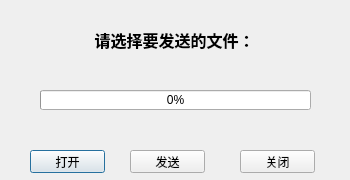
<?xml version="1.0" encoding="UTF-8"?>
<ui version="4.0">
 <class>TcpServer</class>
 <widget class="QDialog" name="TcpServer">
  <property name="geometry">
   <rect>
    <x>0</x>
    <y>0</y>
    <width>350</width>
    <height>180</height>
   </rect>
  </property>
  <property name="windowTitle">
   <string>发送端</string>
  </property>
  <widget class="QLabel" name="serverStatuslabel">
   <property name="geometry">
    <rect>
     <x>19</x>
     <y>9</y>
     <width>311</width>
     <height>61</height>
    </rect>
   </property>
   <property name="font">
    <font>
     <family>Agency FB</family>
     <pointsize>12</pointsize>
     <weight>75</weight>
     <bold>true</bold>
    </font>
   </property>
   <property name="text">
    <string>请选择要发送的文件：</string>
   </property>
   <property name="alignment">
    <set>Qt::AlignCenter</set>
   </property>
  </widget>
  <widget class="QProgressBar" name="progressBar">
   <property name="geometry">
    <rect>
     <x>40</x>
     <y>90</y>
     <width>271</width>
     <height>20</height>
    </rect>
   </property>
   <property name="value">
    <number>0</number>
   </property>
   <property name="alignment">
    <set>Qt::AlignCenter</set>
   </property>
  </widget>
  <widget class="QPushButton" name="serverOpenBtn">
   <property name="geometry">
    <rect>
     <x>30</x>
     <y>150</y>
     <width>75</width>
     <height>23</height>
    </rect>
   </property>
   <property name="text">
    <string>打开</string>
   </property>
  </widget>
  <widget class="QPushButton" name="serverSendBtn">
   <property name="geometry">
    <rect>
     <x>130</x>
     <y>150</y>
     <width>75</width>
     <height>23</height>
    </rect>
   </property>
   <property name="text">
    <string>发送</string>
   </property>
  </widget>
  <widget class="QPushButton" name="serverCloseBtn">
   <property name="geometry">
    <rect>
     <x>240</x>
     <y>150</y>
     <width>75</width>
     <height>23</height>
    </rect>
   </property>
   <property name="text">
    <string>关闭</string>
   </property>
  </widget>
 </widget>
 <resources/>
 <connections/>
</ui>
